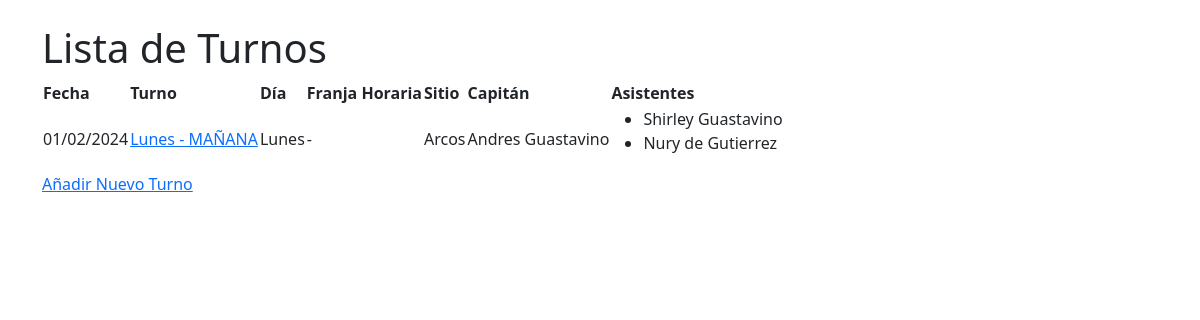
The page /turnos/ on the database its author committed.
### turnos/models.py (models this page shows, shortened)
class Turno(models.Model):
    fecha = models.DateField(null=True, blank=True)
    dia_semana = models.ForeignKey(DiaSemana, on_delete=models.CASCADE, related_name='turnos')
    franja_horaria = models.ForeignKey(FranjaHoraria, on_delete=models.CASCADE, related_name='turnos')
    sitio = models.ForeignKey(Sitio, on_delete=models.CASCADE, related_name='turnos')
    capitan = models.ForeignKey('Persona', related_name='turnos_como_capitan', on_delete=models.SET_NULL, null=True, blank=True)
    asistentes = models.ManyToManyField('Persona', related_name='turnos_como_asistente', blank=True)
    activo = models.BooleanField(default=True)
    def __str__(self):
        return f"{self.dia_semana} - {self.franja_horaria}"

class DiaSemana(models.Model):
    nombre = models.CharField(max_length=15, unique=True)
    es_finde = models.BooleanField(default=False)
    def __str__(self):
        return self.nombre

class FranjaHoraria(models.Model):
    nombre = models.CharField(max_length=15, unique=True)
    def __str__(self):
        return self.nombre

class Sitio(models.Model):
    nombre = models.CharField(max_length=100)

class Persona(models.Model):
    nombre = models.CharField(max_length=150)
    email = models.EmailField(unique=True)
    telefono = models.CharField(max_length=15, blank=True)
    es_capitan = models.BooleanField(default=False)
    responsabilidades = models.ManyToManyField(Responsabilidad, related_name="personas" , blank=True)
    def __str__(self):
        return self.nombre

### turnos/views.py (the view)
# urls.py: path('turnos/', TurnoListView.as_view(), name='turno_list'),
class TurnoListView(ListView):
    model = Turno
    template_name = 'turno/turno_list.html'
    context_object_name = 'turnos'

### turnos/templates/turno/turno_list.html
{% extends 'base.html' %}
{% block content %}
  <h1>Lista de Turnos</h1>
  {% if turnos %}
    <table>
      <thead>
        <tr>
          <th>Fecha</th>
          <th>Turno</th>
          <th>Día</th>
          <th>Franja Horaria</th>
          <th>Sitio</th>
          <th>Capitán</th>
          <th>Asistentes</th>
        </tr>
      </thead>
      <tbody>
        {% for turno in turnos %}
          <tr>
            <td>{{ turno.fecha|date:"d/m/Y" }}</td>
            <td><a href="{% url 'turno_detail' turno.pk %}">{{ turno }}</a></td>
            <td>{{ turno.dia_semana.nombre }}</td>
            <td>{{ turno.franja_horaria.hora_inicio }} - {{ turno.franja_horaria.hora_fin }}</td>
            <td>{{ turno.sitio.nombre }}</td>
            <td>{{ turno.capitan|default:"No asignado" }}</td>
            <td>
              {% if turno.asistentes.all %}
                <ul>
                  {% for asistente in turno.asistentes.all %}
                    <li>{{ asistente.nombre }}</li>
                  {% endfor %}
                </ul>
              {% else %}
                No hay asistentes
              {% endif %}
            </td>
          </tr>
        {% endfor %}
      </tbody>
    </table>
  {% else %}
    <p>No hay turnos disponibles.</p>
  {% endif %}
  <a href="{% url 'turno_create' %}">Añadir Nuevo Turno</a>
{% endblock %}

### rows shown on the page
Turno: fecha "01/02/2024", dia_semana+franja_horaria "Lunes - MAÑANA", dia_semana.nombre "Lunes", sitio.nombre "Arcos", capitan "Andres Guastavino"
Persona: nombre "Shirley Guastavino"
Persona: nombre "Nury de Gutierrez"
